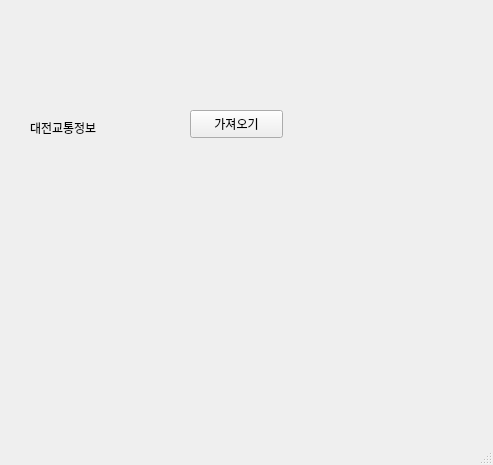
<?xml version="1.0" encoding="UTF-8"?>
<ui version="4.0">
 <class>MainWindow</class>
 <widget class="QMainWindow" name="MainWindow">
  <property name="geometry">
   <rect>
    <x>0</x>
    <y>0</y>
    <width>493</width>
    <height>465</height>
   </rect>
  </property>
  <property name="windowTitle">
   <string>MainWindow</string>
  </property>
  <widget class="QWidget" name="centralwidget">
   <widget class="QPushButton" name="pb">
    <property name="geometry">
     <rect>
      <x>190</x>
      <y>110</y>
      <width>93</width>
      <height>28</height>
     </rect>
    </property>
    <property name="text">
     <string>가져오기</string>
    </property>
   </widget>
   <widget class="QLabel" name="lbl">
    <property name="geometry">
     <rect>
      <x>30</x>
      <y>120</y>
      <width>161</width>
      <height>16</height>
     </rect>
    </property>
    <property name="text">
     <string>대전교통정보</string>
    </property>
   </widget>
  </widget>
  <widget class="QMenuBar" name="menubar">
   <property name="geometry">
    <rect>
     <x>0</x>
     <y>0</y>
     <width>493</width>
     <height>26</height>
    </rect>
   </property>
  </widget>
  <widget class="QStatusBar" name="statusbar"/>
 </widget>
 <resources/>
 <connections/>
</ui>
